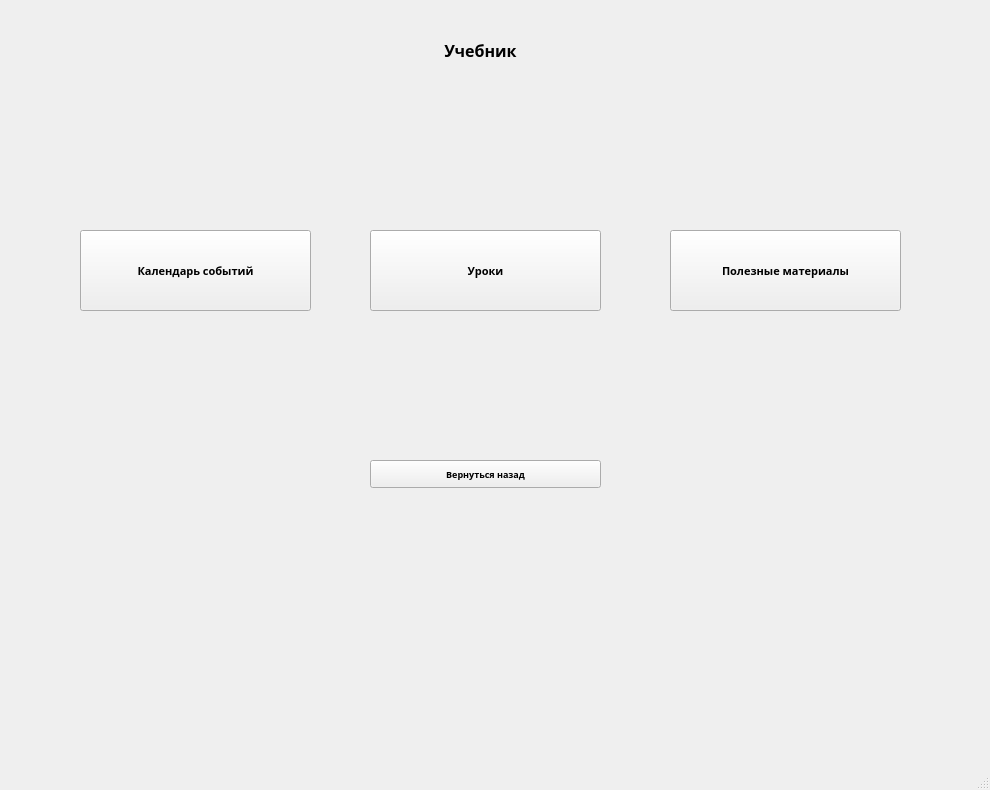
<?xml version="1.0" encoding="UTF-8"?>
<ui version="4.0">
 <class>MainWindow</class>
 <widget class="QMainWindow" name="MainWindow">
  <property name="geometry">
   <rect>
    <x>0</x>
    <y>0</y>
    <width>990</width>
    <height>790</height>
   </rect>
  </property>
  <property name="windowTitle">
   <string>MainWindow</string>
  </property>
  <widget class="QWidget" name="centralwidget">
   <widget class="QLabel" name="label">
    <property name="geometry">
     <rect>
      <x>230</x>
      <y>30</y>
      <width>501</width>
      <height>41</height>
     </rect>
    </property>
    <property name="font">
     <font>
      <family>Rockwell Extra Bold</family>
      <pointsize>12</pointsize>
      <weight>75</weight>
      <bold>true</bold>
     </font>
    </property>
    <property name="text">
     <string>Учебник</string>
    </property>
    <property name="alignment">
     <set>Qt::AlignCenter</set>
    </property>
   </widget>
   <widget class="QPushButton" name="pushButton">
    <property name="geometry">
     <rect>
      <x>80</x>
      <y>230</y>
      <width>231</width>
      <height>81</height>
     </rect>
    </property>
    <property name="font">
     <font>
      <family>Rockwell Extra Bold</family>
      <pointsize>8</pointsize>
      <weight>75</weight>
      <bold>true</bold>
     </font>
    </property>
    <property name="text">
     <string>Календарь событий</string>
    </property>
   </widget>
   <widget class="QPushButton" name="pushButton_2">
    <property name="geometry">
     <rect>
      <x>370</x>
      <y>230</y>
      <width>231</width>
      <height>81</height>
     </rect>
    </property>
    <property name="font">
     <font>
      <family>Rockwell Extra Bold</family>
      <pointsize>8</pointsize>
      <weight>75</weight>
      <bold>true</bold>
     </font>
    </property>
    <property name="text">
     <string>Уроки</string>
    </property>
   </widget>
   <widget class="QPushButton" name="pushButton_3">
    <property name="geometry">
     <rect>
      <x>670</x>
      <y>230</y>
      <width>231</width>
      <height>81</height>
     </rect>
    </property>
    <property name="font">
     <font>
      <family>Rockwell Extra Bold</family>
      <pointsize>8</pointsize>
      <weight>75</weight>
      <bold>true</bold>
     </font>
    </property>
    <property name="text">
     <string>Полезные материалы</string>
    </property>
   </widget>
   <widget class="QPushButton" name="pushButton_4">
    <property name="geometry">
     <rect>
      <x>370</x>
      <y>460</y>
      <width>231</width>
      <height>28</height>
     </rect>
    </property>
    <property name="font">
     <font>
      <family>Rockwell Extra Bold</family>
      <pointsize>7</pointsize>
      <weight>75</weight>
      <bold>true</bold>
     </font>
    </property>
    <property name="text">
     <string>Вернуться назад</string>
    </property>
   </widget>
  </widget>
  <widget class="QMenuBar" name="menubar">
   <property name="geometry">
    <rect>
     <x>0</x>
     <y>0</y>
     <width>990</width>
     <height>26</height>
    </rect>
   </property>
  </widget>
  <widget class="QStatusBar" name="statusbar"/>
 </widget>
 <resources/>
 <connections/>
</ui>
